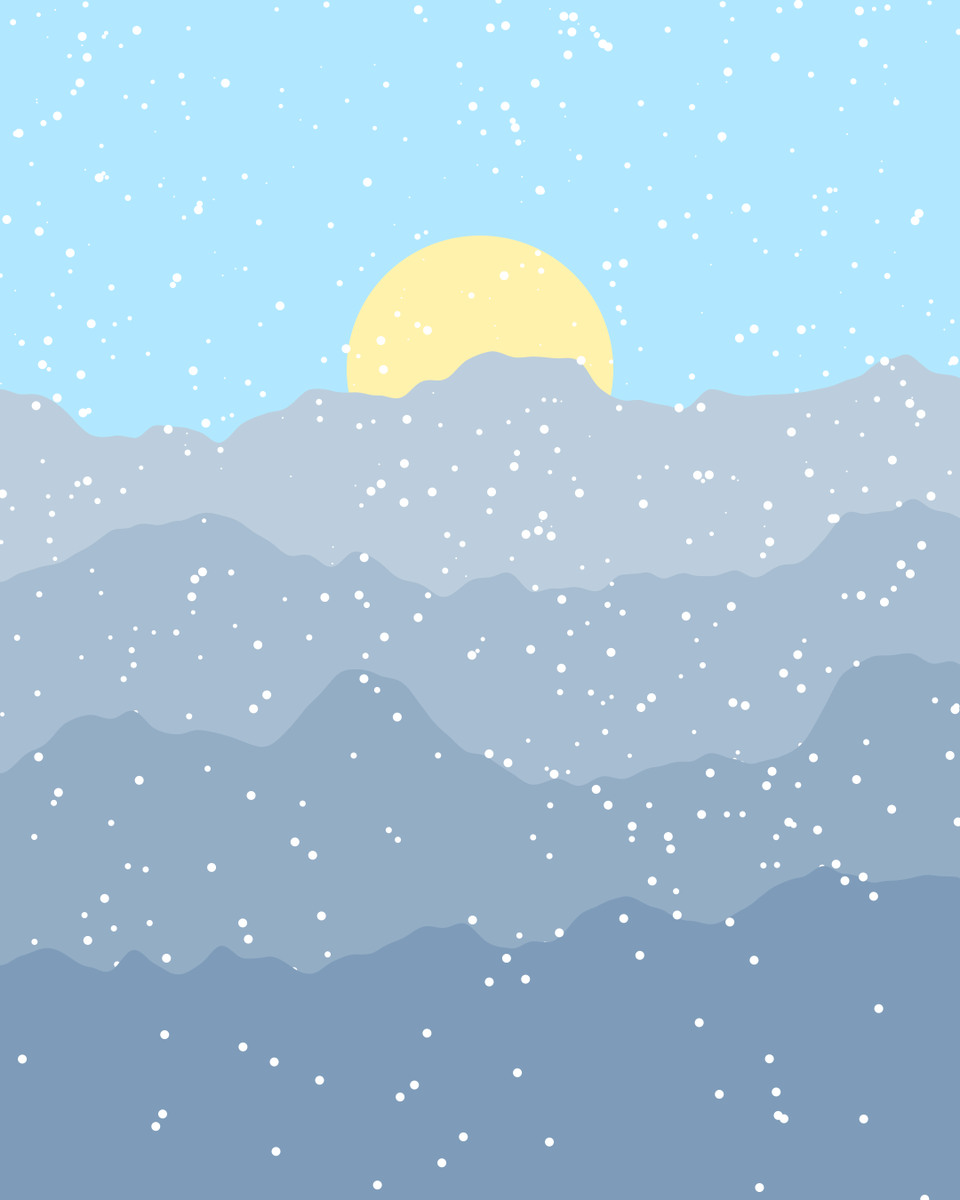
Frame 1 (no input)
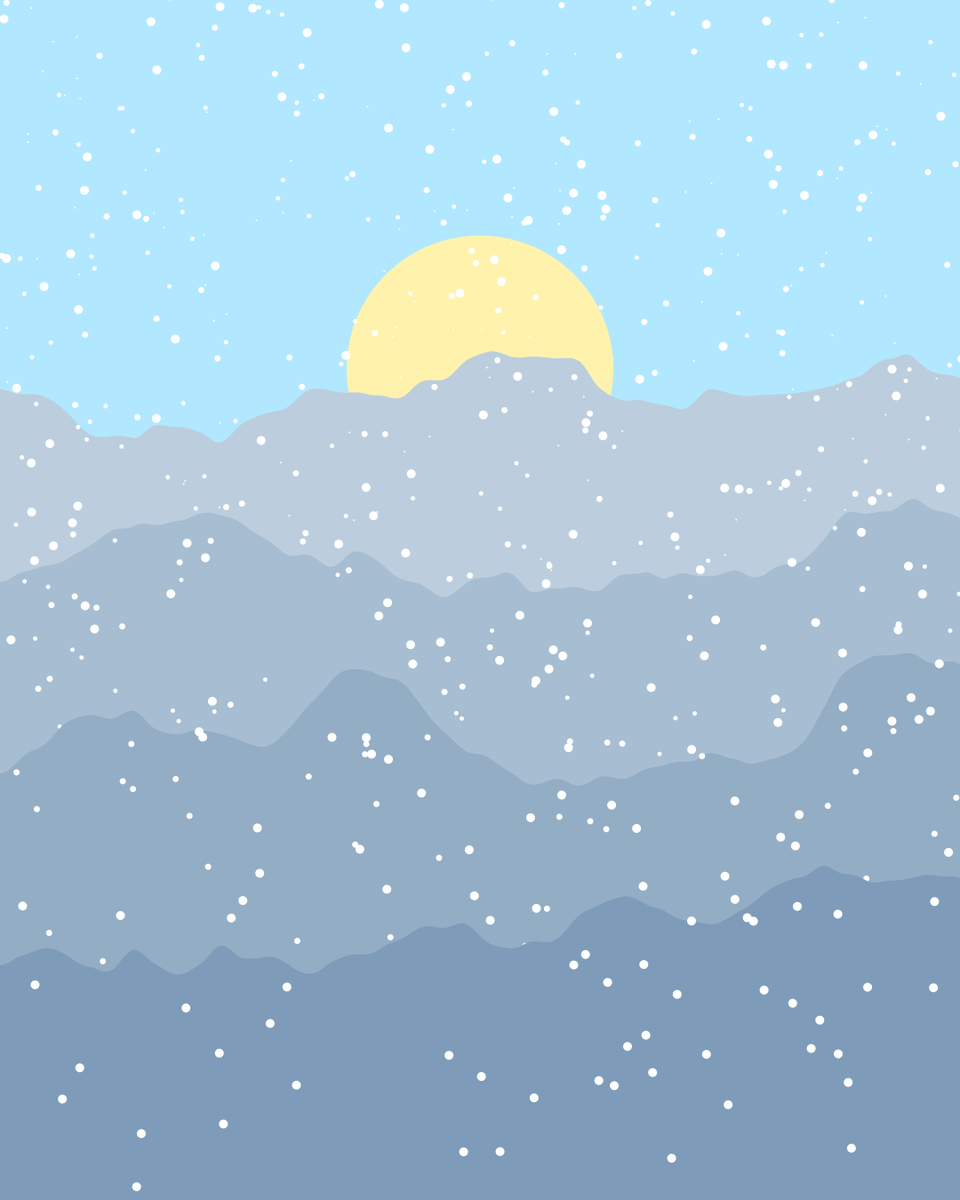
Frame 60 (the mouse pressed at the canvas centre just before this capture)
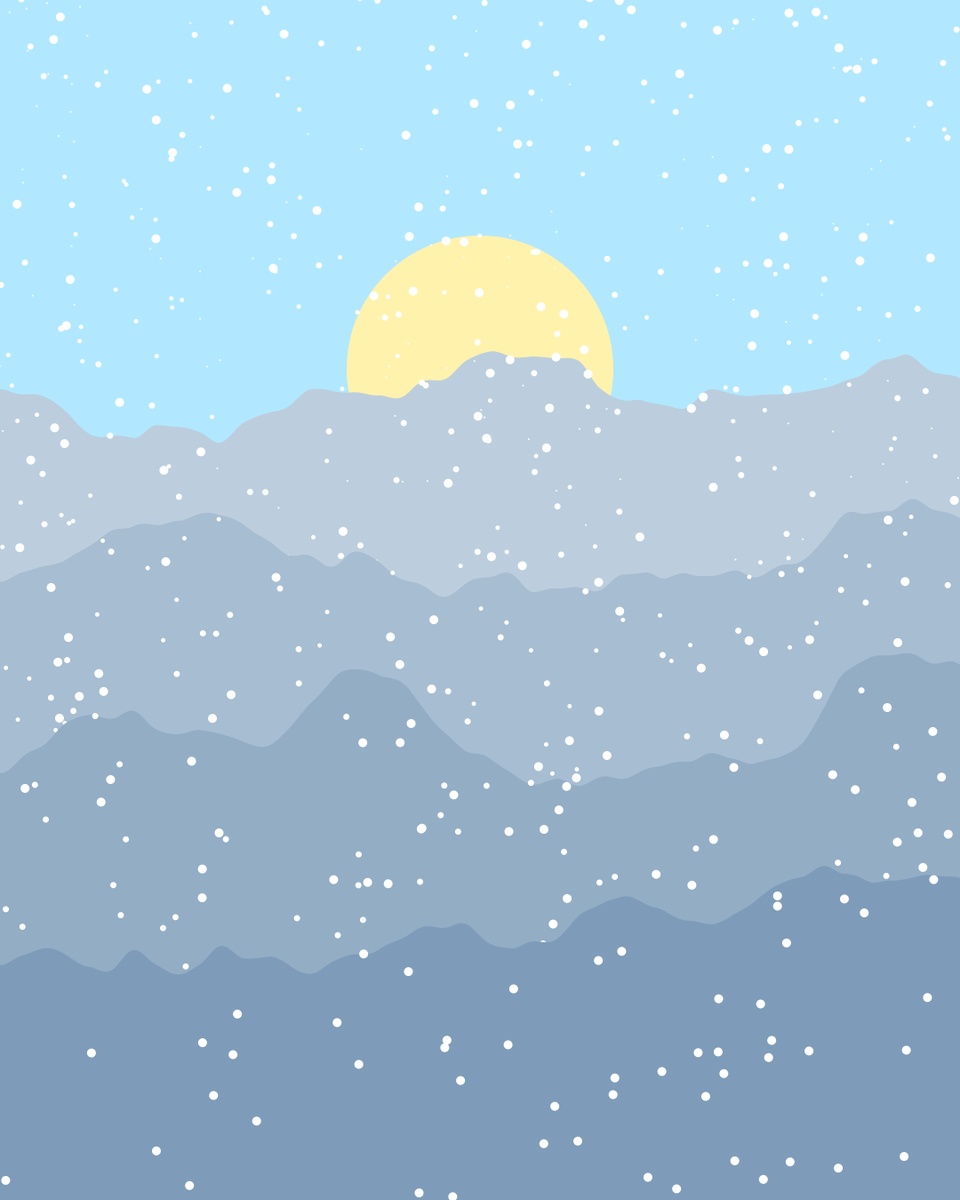
Frame 120 (the mouse held since frame 60 and released just before this capture)

The Processing sketch that drew these frames (run headless with seeded random() and noise(); from frame 60 on, the mouse is pressed at the canvas centre):

// Processing sketch: Snowday
// ── Snowday.pde
//SHF - Weather System
//Nov 2023

// Tweakable parameters
int SNOW_COLOR = color(255);
int SNOWFLAKES_PER_LAYER = 200;
int MAX_SIZE = 10;
float GRAVITY = 0.75;
int LAYER_COUNT = 4;

int SKY_COLOR = color(177, 232, 255);
float SKY_SPACE = 0.4;

float WIND_SPEED = 1;
float WIND_CHANGE = 0.0025;

int SUN_COLOR = color(255, 242, 173);
int SUN_GLOW = 100;
int SUN_RADIUS = 150;

int RIDGE_TOP_COLOR = color(188, 206, 221);
int RIDGE_BOT_COLOR = color(126, 156, 185);
int RIDGE_STEP = 4;
int RIDGE_AMP = 250;
float RIDGE_ZOOM = 0.005;

ArrayList<Snowflake[]> SNOWFLAKES;

void setup() {
  size(1080, 1350);
  fill(SNOW_COLOR);
  noStroke();

  // Initialize the snowflakes with random positions
  SNOWFLAKES = new ArrayList<Snowflake[]>();
  for (int l = 0; l < LAYER_COUNT; l++) {
    Snowflake[] layer = new Snowflake[SNOWFLAKES_PER_LAYER];
    for (int i = 0; i < SNOWFLAKES_PER_LAYER; i++) {
      layer[i] = new Snowflake(random(width), random(height), random(0.75, 1.25), l + 1);
    }
    SNOWFLAKES.add(layer);
  }
}

void draw() {
  background(SKY_COLOR);
  int skyHeight = round(height * SKY_SPACE);
  drawSun(width / 2, skyHeight - RIDGE_AMP / 2);

  // Iterate through the layers of snowflakes
  for (int l = 0; l < SNOWFLAKES.size(); l++) {
    Snowflake[] snowLayer = SNOWFLAKES.get(l);

    // Draw a ridge for each layer of snow
    float layerPosition = l * ((height - skyHeight) / LAYER_COUNT);
    drawRidge(l, skyHeight + layerPosition);

    // Draw each snowflake
    for (int i = 0; i < snowLayer.length; i++) {
      Snowflake snowflake = snowLayer[i];
      ellipse(snowflake.x, snowflake.y, (snowflake.l * MAX_SIZE) / LAYER_COUNT, (snowflake.l * MAX_SIZE) / LAYER_COUNT);
      updateSnowflake(snowflake);
    }
  }
}

// Draw a simple sun
void drawSun(float x, float y) {
  fill(SUN_COLOR);
  ellipse(x, y, SUN_RADIUS * 2, SUN_RADIUS * 2);
}

// Compute and draw a ridge
void drawRidge(int l, float y) {
  // Choose a color for the ridge based on its height
  int fillColor = lerpColor(RIDGE_TOP_COLOR, RIDGE_BOT_COLOR, (float) l / (LAYER_COUNT - 1));
  fill(fillColor);

  beginShape();
  // Iterate through the width of the canvas
  for (float x = 0; x <= width; x += RIDGE_STEP) {
    float noisedY = noise(x * RIDGE_ZOOM, y);
    vertex(x, y - noisedY * RIDGE_AMP);
  }
  vertex(width, height);
  vertex(0, height);
  endShape(CLOSE);
  fill(SNOW_COLOR);
}

// Helper function to prepare a given snowflake for the next frame
void updateSnowflake(Snowflake snowflake) {
  float diameter = (snowflake.l * MAX_SIZE) / LAYER_COUNT;
  if (snowflake.y > height + diameter) snowflake.y = -diameter;
  else snowflake.y += GRAVITY * snowflake.l * snowflake.mass;

  // Get the wind speed at the given layer and area of the page
  float wind = noise(snowflake.l, snowflake.y * WIND_CHANGE, frameCount * WIND_CHANGE) - 0.5;
  if (snowflake.x > width + diameter) snowflake.x = -diameter;
  else if (snowflake.x < -diameter) snowflake.x = width + diameter;
  else snowflake.x += wind * WIND_SPEED * snowflake.l;
}

class Snowflake {
  float x, y;
  float mass;
  int l;

  Snowflake(float x, float y, float mass, int l) {
    this.x = x;
    this.y = y;
    this.mass = mass;
    this.l = l;
  }
}
